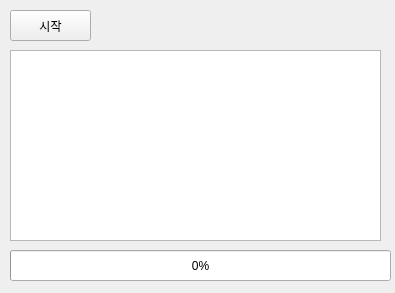
<?xml version="1.0" encoding="UTF-8"?>
<ui version="4.0">
 <class>widget</class>
 <widget class="QWidget" name="widget">
  <property name="geometry">
   <rect>
    <x>0</x>
    <y>0</y>
    <width>395</width>
    <height>293</height>
   </rect>
  </property>
  <property name="maximumSize">
   <size>
    <width>400</width>
    <height>300</height>
   </size>
  </property>
  <property name="windowTitle">
   <string>스레드</string>
  </property>
  <widget class="QPushButton" name="btnstart">
   <property name="geometry">
    <rect>
     <x>10</x>
     <y>10</y>
     <width>81</width>
     <height>31</height>
    </rect>
   </property>
   <property name="text">
    <string>시작</string>
   </property>
  </widget>
  <widget class="QTextBrowser" name="txblog">
   <property name="geometry">
    <rect>
     <x>10</x>
     <y>50</y>
     <width>371</width>
     <height>191</height>
    </rect>
   </property>
  </widget>
  <widget class="QProgressBar" name="pgbtask">
   <property name="geometry">
    <rect>
     <x>10</x>
     <y>250</y>
     <width>381</width>
     <height>31</height>
    </rect>
   </property>
   <property name="value">
    <number>0</number>
   </property>
  </widget>
 </widget>
 <resources/>
 <connections/>
</ui>
